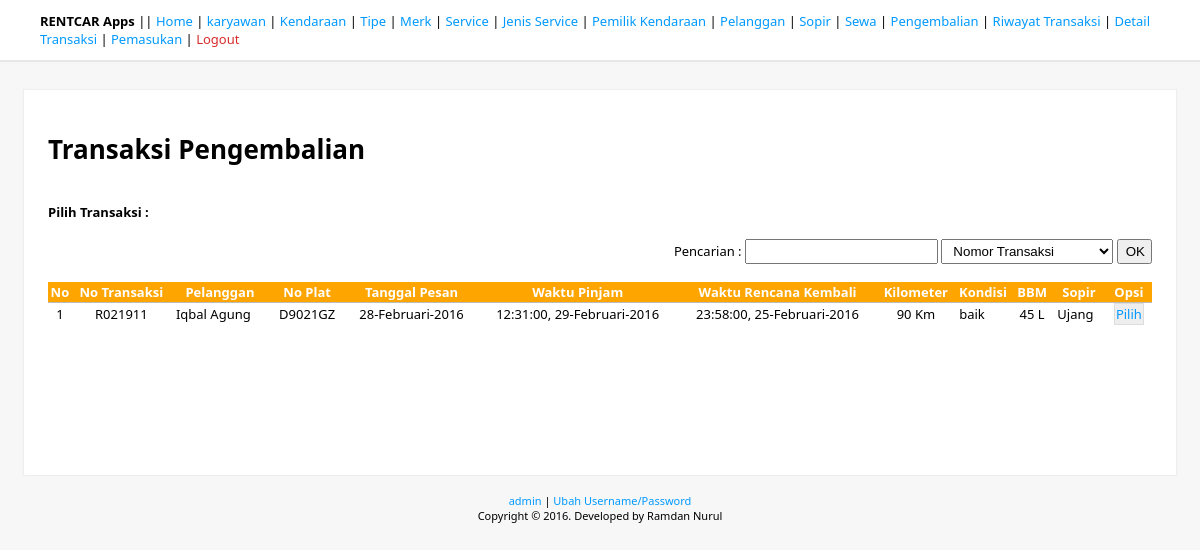
Page /pengembalian/index.php (signed in) on the committed database.
### tables this page shows
CREATE TABLE IF NOT EXISTS `tb_transaksi_sewa` (
  `NoTransaksi` varchar(7) NOT NULL,
  `NoKTP` varchar(20) NOT NULL,
  `NoPlat` varchar(20) NOT NULL,
  `TglPesan` date NOT NULL,
  `TglPinjam` date NOT NULL,
  `JamPinjam` time NOT NULL,
  `TglRencKembali` date NOT NULL,
  `JamRencKembali` time NOT NULL,
  `TglRealKembali` date NOT NULL,
  `JamRealKembali` time NOT NULL,
  `Denda` int(9) NOT NULL,
  `KilometerPinjam` int(12) NOT NULL,
  `KilometerKembali` int(12) NOT NULL,
  `BBMPinjam` int(6) NOT NULL,
  `BBMKembali` int(5) NOT NULL,
  `KondisiMobilPinjam` varchar(25) NOT NULL,
  `KondisiMobilKembali` varchar(25) NOT NULL,
  `Kerusakan` text NOT NULL,
  `BiayaKerusakan` int(10) NOT NULL,
  `BiayaBBM` int(9) NOT NULL,
  `IDSopir` varchar(7) NOT NULL,
  `StatusBayar` int(1) NOT NULL
);

### libs/pdo.class.crud.php (called while the page is built, shortened)
<?php
class crud extends PDO{
	public function select($tabel, $rows, $where = null, $order = null, $limit = null, $group = null){
		$command = 'SELECT '.$rows.' FROM '.$tabel;
		if ($where != null) {
			$command .=' WHERE '.$where;
		}
		$query = parent::prepare($command);
		$query->execute();
		$posts = array();
		while ($row = $query->fetch(PDO::FETCH_ASSOC)) {
			$posts[] = $row;
		}
		return $this->result =  json_encode(array('stand'=>$posts));
	}
}
?>

### pengembalian/index.php (the view, shortened to what this page needs)
<?php
include("../libs/library.php");
$title_page = "Transaksi Pengembalian";
$db_table = "tb_transaksi_sewa";
$ambildata = json_decode($db->select($db_table,"*","TglRealKembali = '0000-00-00'"));
$arrayPelanggan = get_array($db->select("tb_pelanggan","*"),"NoKTP","NmPelanggan");
$arraySopir = get_array($db->select("tb_sopir","*"),"IDSopir","NmSopir");
$s_filter = array(
 'NoTransaksi' => "Nomor Transaksi",
 'NoKTP' => "Nomor KTP Pelanggan"
);
?>
<!DOCTYPE html>
<html>
<head>
    <link rel="stylesheet" href="../css/main.css">
</head>
<body>
<?php echo get_navbar1() ?>
<div class="kotak-utama">
<h1><?php echo $title_page ?></h1>
<br>
 <strong class="title-form">Pilih Transaksi : </strong><br><br>
<form method="post" action="?f" class="align-right">
    Pencarian : <input type="text" name="inp_cari" value="<?php echo @$e_safe_cari ?>">
    <select name="inp_filter">
     <?php
    foreach($s_filter as $key => $value){
     $e_safe_filter==$key?$statSelect="Selected":$statSelect="";
     ?>
     <option value="<?php echo $key ?>" <?php echo $statSelect ?>><?php echo $value ?></option>
     <?php
    }
    ?>
    </select>
    <input type="submit" name="inp_btn_cari" value="OK">
 </form>
    <br>
   <table class="table" width="100%">
    <thead>
     <tr>
      <th>No</th>
      <th>No Transaksi</th>
      <th>Pelanggan</th>
      <th>No Plat</th>
      <th>Tanggal Pesan</th>
      <th>Waktu Pinjam</th>
      <th>Waktu Rencana Kembali</th>
      <th>Kilometer</th>
      <th>Kondisi</th>
      <th>BBM</th>
      <th>Sopir</th>
      <th>Opsi</th>
     </tr>
    </thead>
    <?php
    if (!count($ambildata->stand)) {
     $standMessage = "<center>Data Kosong!</center>";
    }else{
    foreach($ambildata->stand as $idx => $stand){
    $idx++;
    echo "<tbody><tr>";
    ?>
    <td>
     <?php echo $idx ?>
    </td>
    <td>
     <?php echo $stand->NoTransaksi ?>
    </td>
    <td class="align-left">
     <?php echo $arrayPelanggan[$stand->NoKTP] ?>
    </td>
    <td>
     <?php echo $stand->NoPlat ?>
    </td>
    <td>
     <?php echo getFormatTanggal($stand->TglPesan) ?>
    </td>
    <td>
     <?php echo $stand->JamPinjam.", ".getFormatTanggal($stand->TglPinjam) ?>
    </td>
    <td>
     <?php echo $stand->JamRencKembali.", ".getFormatTanggal($stand->TglRencKembali) ?>
    </td>
    <td>
     <?php echo $stand->KilometerPinjam ?> Km
    </td>
    <td class="align-left">
     <?php echo $stand->KondisiMobilPinjam ?>
    </td>
    <td>
     <?php echo $stand->BBMPinjam ?> L
    </td>
    <td class="align-left">
     <?php echo $arraySopir[$stand->IDSopir] ?>
    </td>
    <td>
     <a href="?e/<?php echo $stand->NoTransaksi ?>">Pilih</a>
    </td>
    <?php
    echo "</tr></tbody>";
    }}
    ?>
   </table>
   <br>
   <br>
   <br>
   <br>
    <form method="post">
<br>
   </form>
<br>
<br>
</div>
 <br> <?php echo getFooter() ?> </body>
</html>

### css/main.css (style rules this page uses)
body { padding: 0; margin: 0; font-family: 'Segoe UI'; font-size: 13px; background: #F7F7F7; }
.kotak-utama { width: 92%; margin: auto; margin-top: 30px; padding: 2%; background: #FFF; box-shadow:0px 0px 1px 1px #EEE; }
.table > thead > tr { background: orange; color: #FFF; border-bottom: 1px solid #BBB; }
.table > tbody > tr > td { text-align: center; padding-left: 5px; padding-right: 5px; padding-top: 2px; padding-bottom: 2px; }
.table > tbody > tr > td > a { background: #eee; padding: 1px; border: 1px solid #DDD; transition: all ease 0.3s; }
.align-right { text-align: right!important; }
.align-left { text-align: left!important; }
table { border-collapse: collapse; }
a { text-decoration: none; color: #09f; cursor: pointer; }
form > input,form > select, form > select, form > textarea { padding: 3px; padding-left: 7px; padding-right: 5px; }

### rows in the picture
tb_transaksi_sewa: NoTransaksi "R021911", NoKTP "Iqbal Agung", NoPlat "D9021GZ", TglPesan "28-Februari-2016", JamPinjam "12:31:00", TglPinjam "29-Februari-2016", JamRencKembali "23:58:00", TglRencKembali "25-Februari-2016", KilometerPinjam "90", KondisiMobilPinjam "baik", BBMPinjam "45", IDSopir "Ujang"

### other values in the picture
$title_page "Transaksi Pengembalian"
$_SESSION['config_username'] "admin"
form field inp_filter "Nomor Transaksi"
